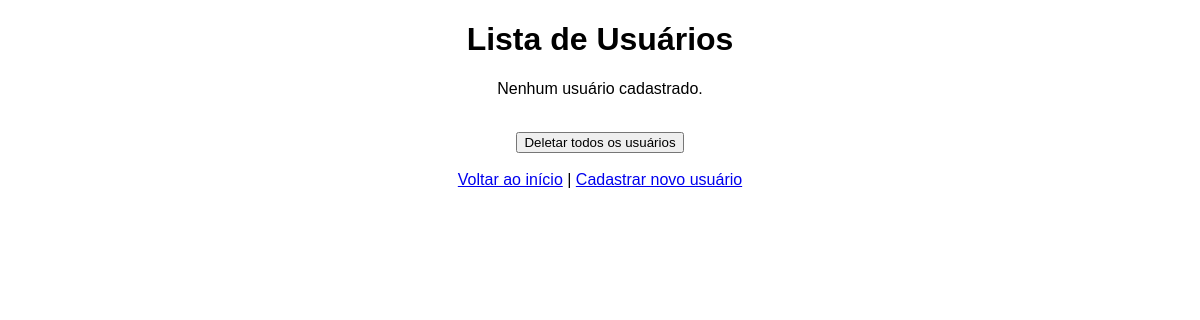
/users, run on an earlier commit of the app's database.
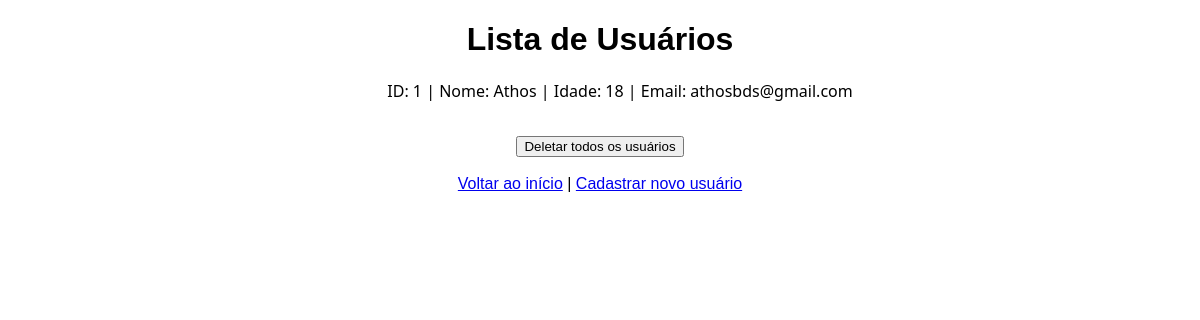
And on a later commit of the database.
### tables this page shows
CREATE TABLE user(
    id INTEGER PRIMARY KEY AUTOINCREMENT, 
    name text NOT NULL, 
    age text NOT NULL,
    email VARCHAR(254) NOT NULL UNIQUE);

### app.py (the view)
@app.route('/users')
def listar_usuarios():
    database = sqlite3.connect('users.db')
    database_cursor = database.cursor()
    database_cursor.execute("SELECT * FROM user")
    users = database_cursor.fetchall()
    return render_template('users.html', users=users)

### templates/users.html (shortened to what this page needs)
<!DOCTYPE html>
<html lang="pt-br">
<head>
</head>
<body style="text-align: center; font-family: Arial, Helvetica, sans-serif;">
    <h1>Lista de Usuários</h1>
    {% if users %}
        <ul>
            {% for user in users %}
                <p style="font-family: 'Segoe UI', Tahoma, Geneva, Verdana, sans-serif;">ID: {{ user[0] }} | Nome: {{ user[1] }} | Idade: {{ user[2] }} | Email: {{user [3]}}</p>
            {% endfor %}
        </ul>
    {% else %}
        <p>Nenhum usuário cadastrado.</p>
    {% endif %}
    <br>
    <form action="/delete_all" method="get"">
        <button type="submit">Deletar todos os usuários</button>
    </form>
    <br>
    <a href="/">Voltar ao início</a> | <a href="/add">Cadastrar novo usuário</a>
</body>
</html>

What changed in the data, as far as the page shows it:
added user: id "1", name "Athos", age "18", email "athosbds@gmail.com"
Also different on the page:
text no longer shown: "Nenhum usuário cadastrado."
